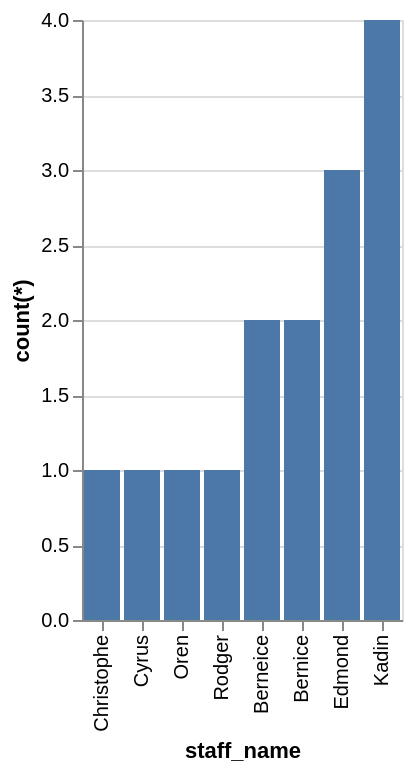

This figure's Vega-Lite source:
### Vega-Lite specification from a JSON file in a GitHub repository (floating-point values rounded to 4 significant figures)
{"data": {"values": [{"x_data": "Christophe", "y_data": 1}, {"x_data": "Cyrus", "y_data": 1}, {"x_data": "Oren", "y_data": 1}, {"x_data": "Rodger", "y_data": 1}, {"x_data": "Berneice", "y_data": 2}, {"x_data": "Bernice", "y_data": 2}, {"x_data": "Edmond", "y_data": 3}, {"x_data": "Kadin", "y_data": 4}]}, "mark": "bar", "encoding": {"x": {"field": "x_data", "type": "nominal", "title": "staff_name", "sort": {"op": "sum", "field": "y_data", "order": "ascending"}}, "y": {"field": "y_data", "type": "quantitative", "title": "count(*)"}}}
